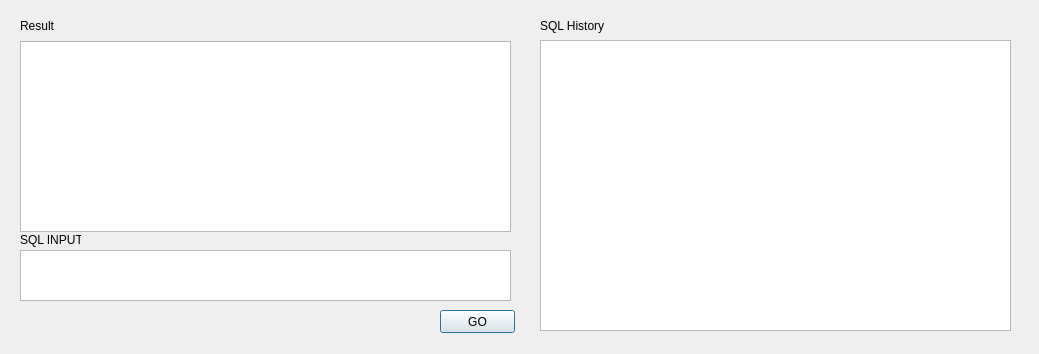
<?xml version="1.0" encoding="UTF-8"?>
<ui version="4.0">
 <class>Dialog</class>
 <widget class="QDialog" name="Dialog">
  <property name="geometry">
   <rect>
    <x>0</x>
    <y>0</y>
    <width>1039</width>
    <height>354</height>
   </rect>
  </property>
  <property name="windowTitle">
   <string>Dialog</string>
  </property>
  <widget class="QTextEdit" name="textEdit">
   <property name="geometry">
    <rect>
     <x>20</x>
     <y>250</y>
     <width>491</width>
     <height>51</height>
    </rect>
   </property>
  </widget>
  <widget class="QLabel" name="label">
   <property name="geometry">
    <rect>
     <x>20</x>
     <y>230</y>
     <width>61</width>
     <height>20</height>
    </rect>
   </property>
   <property name="text">
    <string>SQL INPUT</string>
   </property>
   <property name="textFormat">
    <enum>Qt::AutoText</enum>
   </property>
  </widget>
  <widget class="QPushButton" name="pushButton">
   <property name="geometry">
    <rect>
     <x>440</x>
     <y>310</y>
     <width>75</width>
     <height>23</height>
    </rect>
   </property>
   <property name="text">
    <string>GO</string>
   </property>
  </widget>
  <widget class="QListView" name="listView">
   <property name="geometry">
    <rect>
     <x>540</x>
     <y>40</y>
     <width>471</width>
     <height>291</height>
    </rect>
   </property>
  </widget>
  <widget class="QLabel" name="label_2">
   <property name="geometry">
    <rect>
     <x>540</x>
     <y>15</y>
     <width>111</width>
     <height>21</height>
    </rect>
   </property>
   <property name="text">
    <string>SQL History</string>
   </property>
  </widget>
  <widget class="QTextBrowser" name="textBrowser">
   <property name="geometry">
    <rect>
     <x>20</x>
     <y>41</y>
     <width>491</width>
     <height>191</height>
    </rect>
   </property>
  </widget>
  <widget class="QLabel" name="label_3">
   <property name="geometry">
    <rect>
     <x>20</x>
     <y>20</y>
     <width>54</width>
     <height>12</height>
    </rect>
   </property>
   <property name="text">
    <string>Result</string>
   </property>
  </widget>
 </widget>
 <resources/>
 <connections/>
</ui>
